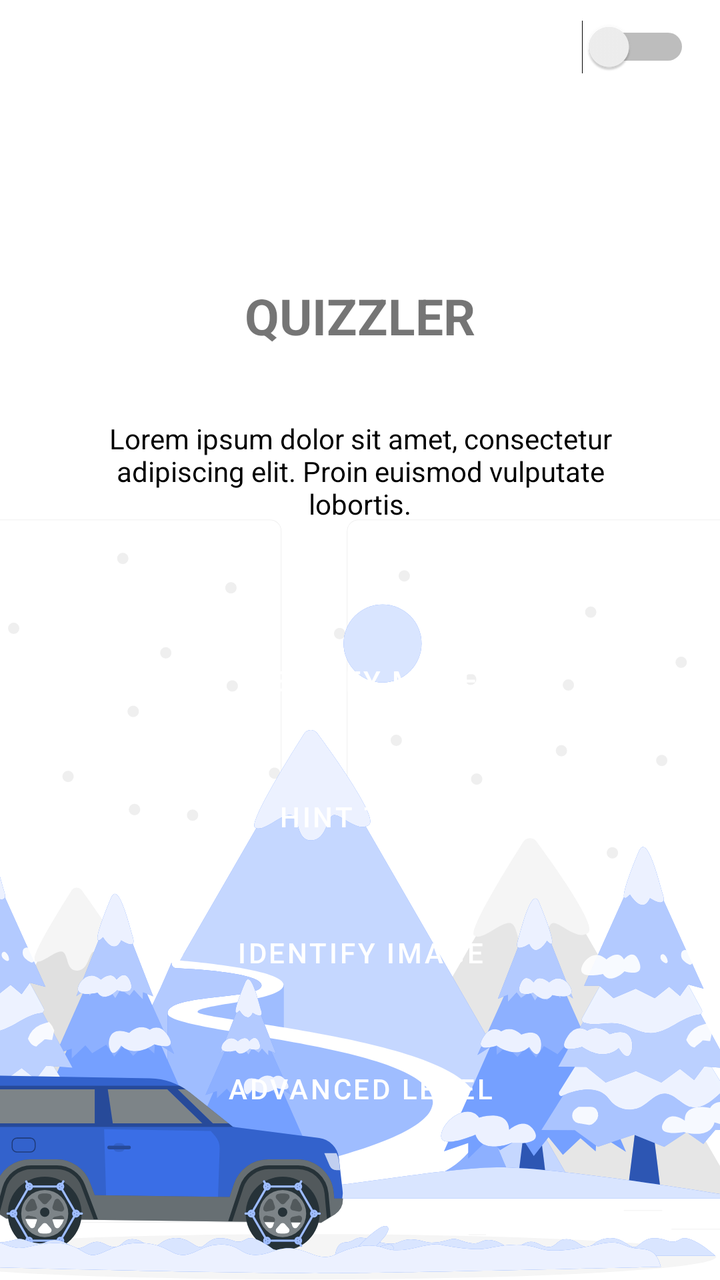
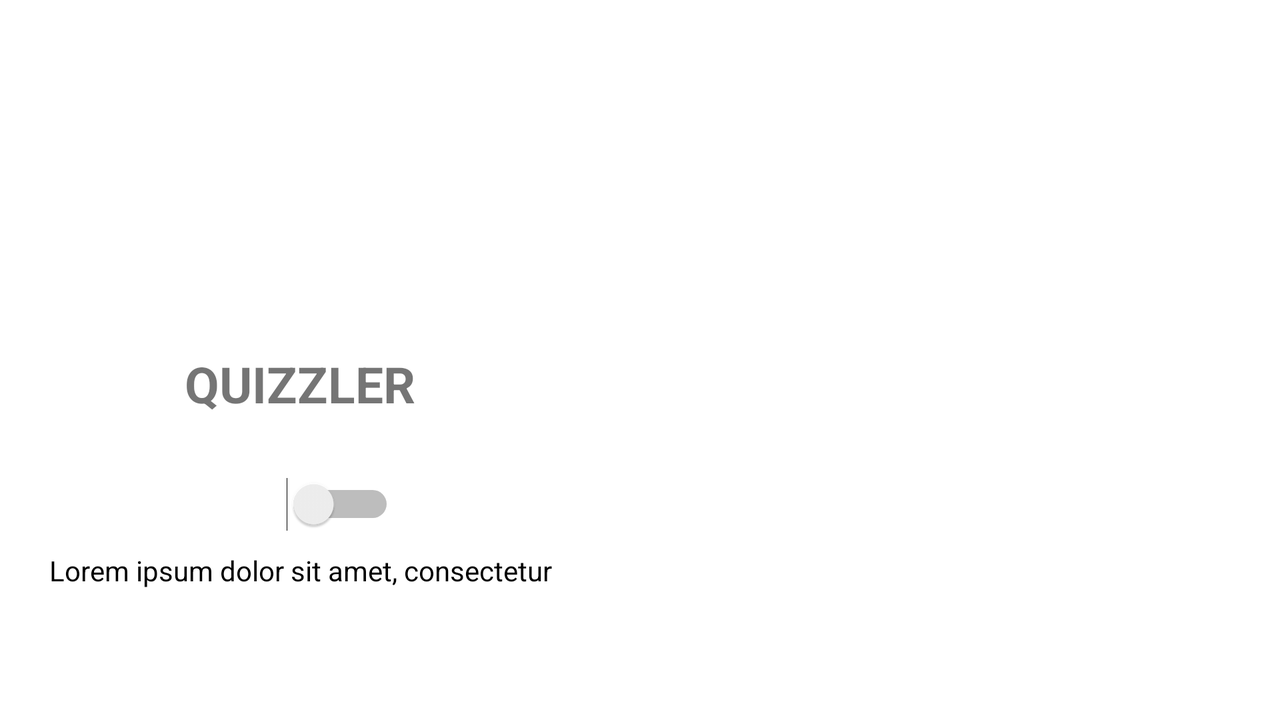

An Android layout and its configuration variant, each rendered on a device that would load it. The default file and the variant file are quoted in full after the pictures.
<!-- AndroidManifest.xml: application theme Theme.Quizzler -->
<!-- res/layout/activity_main.xml -->
<?xml version="1.0" encoding="utf-8"?>
<LinearLayout xmlns:android="http://schemas.android.com/apk/res/android"
    xmlns:app="http://schemas.android.com/apk/res-auto"
    xmlns:tools="http://schemas.android.com/tools"
    android:layout_width="match_parent"
    android:layout_height="match_parent"
    tools:context=".MainActivity"
    android:orientation="vertical"
    android:background="@drawable/ic_mainscreen">

    <Switch
        android:id="@+id/advanceMode"
        android:layout_width="wrap_content"
        android:layout_height="wrap_content"
        android:paddingLeft="20dp"
        android:paddingRight="10dp"
        android:layout_gravity="end"
        android:layout_marginTop="10dp"
        android:layout_marginRight="5dp"
        android:paddingEnd="10dp"
        android:paddingStart="20dp"
        android:layout_marginEnd="5dp"
        android:textColor="@color/white"
        android:text="@string/advancedMode"
        android:textAllCaps="true"
        android:background="@drawable/round_button"
        tools:ignore="RelativeOverlap,UseSwitchCompatOrMaterialXml" />

    <ImageView
        android:id="@+id/logo"
        android:layout_width="261dp"
        android:layout_height="85dp"
        android:layout_gravity="center_horizontal"
        android:layout_marginTop="19dp"
        android:contentDescription="@string/todo"
        android:src="@drawable/logoeSample" />

    <TextView
        android:id="@+id/app_name"
        android:layout_width="match_parent"
        android:layout_height="wrap_content"
        android:gravity="center_horizontal"
        android:paddingBottom="20dp"
        android:text="@string/app_name"
        android:textAllCaps="true"
        android:textSize="25sp"
        android:textStyle="bold" />

    <TextView
        android:id="@+id/content"
        android:layout_width="match_parent"
        android:layout_height="wrap_content"
        android:textAlignment="center"
        android:textColor="@color/black"
        android:text="@string/app_desc"
        android:gravity="center_horizontal"
        android:paddingLeft="20dp"
        android:paddingRight="20dp"
        android:layout_margin="15dp"/>

    <LinearLayout
        android:id="@+id/button_stack"
        android:layout_width="match_parent"
        android:layout_height="wrap_content"
        android:layout_marginLeft="50dp"
        android:layout_marginTop="40dp"
        android:layout_marginRight="50dp"
        android:layout_marginBottom="40dp"
        android:orientation="vertical">

        <Button
            android:id="@+id/identify_make"
            android:layout_width="match_parent"
            android:layout_height="wrap_content"
            android:layout_marginBottom="20dp"
            android:layout_weight="1"
            android:background="@drawable/round_button"
            android:onClick="identifyMake"
            android:text="@string/identify_make_btn"
            app:backgroundTint="@null" />

        <Button
            android:id="@+id/hint"
            android:layout_width="match_parent"
            android:layout_height="wrap_content"
            android:layout_marginBottom="20dp"
            android:onClick="hintCars"
            android:layout_weight="1"
            android:background="@drawable/round_button"
            app:backgroundTint="@null"
            android:text="@string/hint_btn" />

        <Button
            android:id="@+id/identify_image"
            android:layout_width="match_parent"
            android:layout_height="wrap_content"
            android:layout_marginBottom="20dp"
            android:onClick="identifyImage"
            android:layout_weight="1"
            android:background="@drawable/round_button"
            app:backgroundTint="@null"
            android:text="@string/identify_image_btn" />

        <Button
            android:id="@+id/advanced_level"
            android:layout_width="match_parent"
            android:layout_height="wrap_content"
            android:layout_marginBottom="20dp"
            android:onClick="advancedLevel"
            android:layout_weight="1"
            android:background="@drawable/round_button"
            app:backgroundTint="@null"
            android:text="@string/advanced_level_btn" />

    </LinearLayout>

</LinearLayout>
<!-- resources referenced by this layout -->
<resources>
  <color name="black">#FF000000</color>
  <color name="white">#FFFFFFFF</color>
  <!-- drawable ic_mainscreen: vector/xml drawable (drawable, 68868 chars, omitted) -->
  <!-- drawable round_button (drawable) -->
  <?xml version="1.0" encoding="utf-8"?>
  <shape xmlns:android="http://schemas.android.com/apk/res/android">
      <corners android:radius="50dp" />
      <solid android:color="@color/blue_primary"></solid>
  </shape>
  <string name="advancedMode">Timer </string>
  <string name="advanced_level_btn">Advanced Level</string>
  <string name="app_desc">Lorem ipsum dolor sit amet, consectetur adipiscing elit. Proin euismod vulputate lobortis.</string>
  <string name="app_name">Quizzler</string>
  <string name="hint_btn">Hint Text</string>
  <string name="identify_image_btn">Identify Image</string>
  <string name="identify_make_btn">Identify Make</string>
  <string name="todo">TODO</string>
  <style name="Theme.Quizzler" parent="Theme.MaterialComponents.DayNight.DarkActionBar">
          
          <item name="colorPrimary">@color/blue_primary</item>
          <item name="colorPrimaryVariant">@color/blue_secondary</item>
          <item name="colorOnPrimary">@color/white</item>
          
          <item name="colorSecondary">@color/teal_200</item>
          <item name="colorSecondaryVariant">@color/teal_700</item>
          <item name="colorOnSecondary">@color/black</item>
          
          <item name="android:statusBarColor" tools:targetApi="l">?attr/colorPrimaryVariant</item>
          
      </style>
  <color name="teal_200">#FF03DAC5</color>
  <color name="teal_700">#FF018786</color>
</resources>
<!-- res/layout-land/activity_main.xml (the repository's variant of the layout above) -->
<!-- drawn on the phone turned sideways -->
<?xml version="1.0" encoding="utf-8"?>
<LinearLayout xmlns:android="http://schemas.android.com/apk/res/android"
    xmlns:app="http://schemas.android.com/apk/res-auto"
    xmlns:tools="http://schemas.android.com/tools"
    android:layout_width="match_parent"
    android:layout_height="match_parent"
    android:orientation="horizontal"
    tools:context=".MainActivity">

    <LinearLayout
        android:layout_width="wrap_content"
        android:layout_height="match_parent"
        android:gravity="center_vertical"
        android:orientation="vertical">

        <ImageView
            android:id="@+id/logo"
            android:layout_width="300dp"
            android:layout_height="100dp"
            android:layout_gravity="center_horizontal"
            android:layout_marginTop="10dp"
            android:contentDescription="@string/todo"
            android:src="@drawable/sample" />

        <TextView
            android:id="@+id/app_name"
            android:layout_width="match_parent"
            android:layout_height="wrap_content"
            android:gravity="center_horizontal"
            android:paddingBottom="20dp"
            android:text="@string/app_name"
            android:textAllCaps="true"
            android:textSize="25sp"
            android:textStyle="bold" />

        <Switch
            android:id="@+id/advanceMode"
            android:layout_width="wrap_content"
            android:layout_height="wrap_content"
            android:layout_gravity="center"
            android:layout_marginTop="10dp"
            android:layout_marginEnd="5dp"
            android:layout_marginRight="5dp"
            android:background="@drawable/round_button"
            android:paddingStart="20dp"
            android:paddingLeft="20dp"
            android:paddingEnd="10dp"
            android:paddingRight="10dp"
            android:text="@string/advancedMode"
            android:textAllCaps="true"
            android:textColor="@color/white"
            tools:ignore="RelativeOverlap,UseSwitchCompatOrMaterialXml" />

        <TextView
            android:id="@+id/content"
            android:layout_width="match_parent"
            android:layout_height="wrap_content"
            android:layout_marginTop="10dp"
            android:gravity="center_horizontal"
            android:paddingLeft="20dp"
            android:paddingRight="20dp"
            android:text="@string/app_desc"
            android:textAlignment="center"
            android:textColor="@color/black" />
    </LinearLayout>


    <LinearLayout
        android:id="@+id/button_stack"
        android:layout_width="match_parent"
        android:layout_height="match_parent"
        android:layout_gravity="center"
        android:layout_marginLeft="70dp"
        android:layout_marginRight="70dp"
        android:orientation="vertical">

        <Space
            android:layout_width="0dp"
            android:layout_height="1dp"
            android:layout_weight="1" />

        <Button
            android:id="@+id/identify_make"
            android:layout_width="match_parent"
            android:layout_height="wrap_content"
            android:background="@drawable/round_button"
            android:onClick="identifyMake"
            android:text="@string/identify_make_btn"
            app:backgroundTint="@null" />

        <Space
            android:layout_width="0dp"
            android:layout_height="1dp"
            android:layout_weight="1" />

        <Button
            android:id="@+id/hint"
            android:layout_width="match_parent"
            android:layout_height="wrap_content"
            android:background="@drawable/round_button"
            android:onClick="hintCars"
            android:text="@string/hint_btn"
            app:backgroundTint="@null" />

        <Space
            android:layout_width="0dp"
            android:layout_height="1dp"
            android:layout_weight="1" />

        <Button
            android:id="@+id/identify_image"
            android:layout_width="match_parent"
            android:layout_height="wrap_content"
            android:background="@drawable/round_button"
            android:onClick="identifyImage"
            android:text="@string/identify_image_btn"
            app:backgroundTint="@null" />

        <Space
            android:layout_width="0dp"
            android:layout_height="1dp"
            android:layout_weight="1" />

        <Button
            android:id="@+id/advanced_level"
            android:layout_width="match_parent"
            android:layout_height="wrap_content"
            android:background="@drawable/round_button"
            android:onClick="advancedLevel"
            android:text="@string/advanced_level_btn"
            app:backgroundTint="@null" />

        <Space
            android:layout_width="0dp"
            android:layout_height="1dp"
            android:layout_weight="1" />

    </LinearLayout>

</LinearLayout>
<!-- resources referenced by the variant -->
<!-- as the phone turned sideways resolves them -->
<resources>
  <color name="black">#FF000000</color>
  <color name="white">#FFFFFFFF</color>
  <!-- drawable round_button (drawable) -->
  <?xml version="1.0" encoding="utf-8"?>
  <shape xmlns:android="http://schemas.android.com/apk/res/android">
      <corners android:radius="50dp" />
      <solid android:color="@color/blue_primary"></solid>
  </shape>
  <string name="advancedMode">Timer </string>
  <string name="advanced_level_btn">Advanced Level</string>
  <string name="app_desc">Lorem ipsum dolor sit amet, consectetur adipiscing elit. Proin euismod vulputate lobortis.</string>
  <string name="app_name">Quizzler</string>
  <string name="hint_btn">Hint Text</string>
  <string name="identify_image_btn">Identify Image</string>
  <string name="identify_make_btn">Identify Make</string>
  <string name="todo">TODO</string>
  <style name="Theme.Quizzler" parent="Theme.MaterialComponents.DayNight.DarkActionBar">
          
          <item name="colorPrimary">@color/blue_primary</item>
          <item name="colorPrimaryVariant">@color/blue_secondary</item>
          <item name="colorOnPrimary">@color/white</item>
          
          <item name="colorSecondary">@color/teal_200</item>
          <item name="colorSecondaryVariant">@color/teal_700</item>
          <item name="colorOnSecondary">@color/black</item>
          
          <item name="android:statusBarColor" tools:targetApi="l">?attr/colorPrimaryVariant</item>
          
      </style>
  <color name="teal_200">#FF03DAC5</color>
  <color name="teal_700">#FF018786</color>
</resources>
